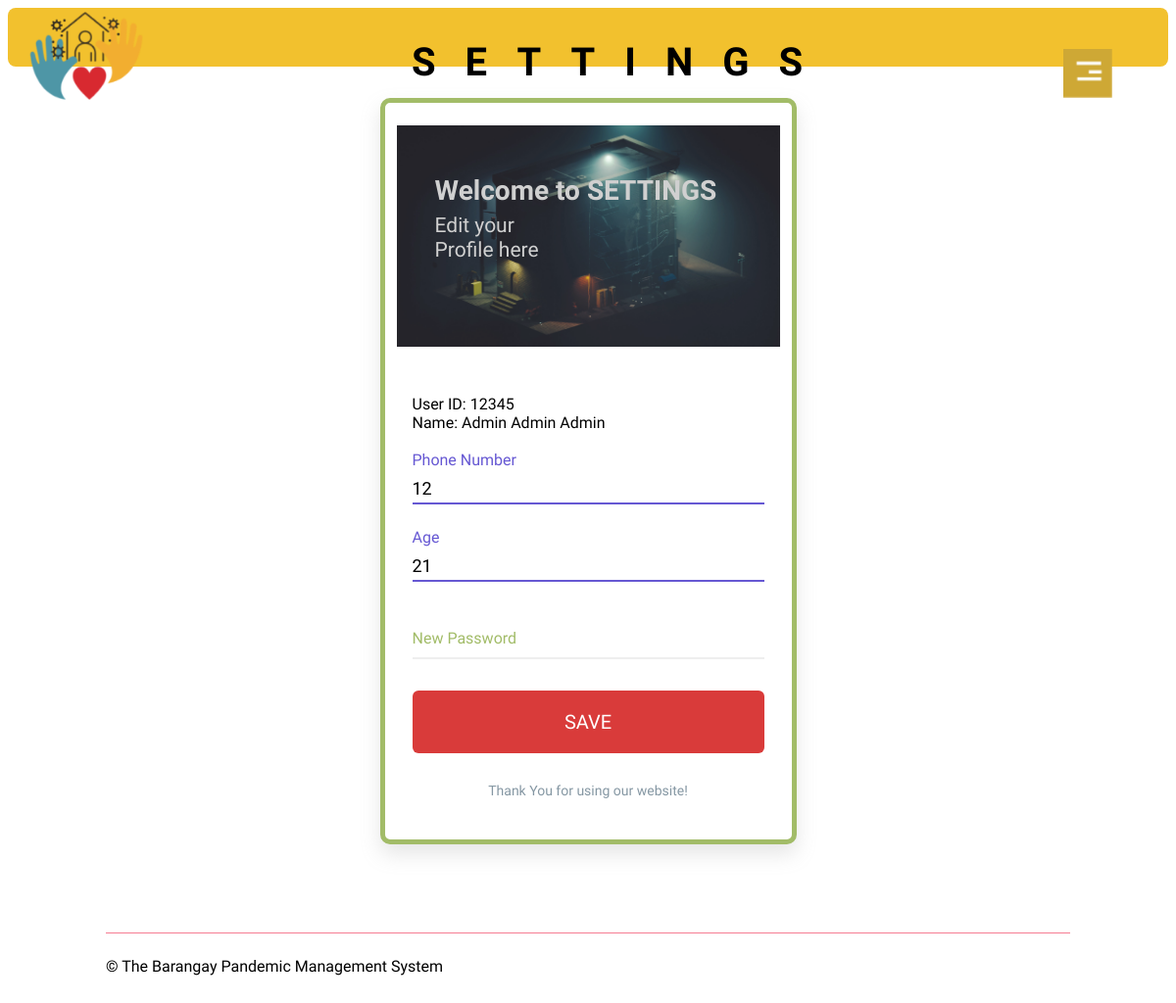
Page /settings.php (signed in) on the committed database.
### tables this page shows
CREATE TABLE `users` (
  `Fname` varchar(50) NOT NULL,
  `Mname` varchar(50) NOT NULL,
  `Lname` varchar(50) NOT NULL,
  `age` int(4) NOT NULL,
  `sex` varchar(10) NOT NULL,
  `purok` varchar(50) NOT NULL,
  `barangay` varchar(50) NOT NULL,
  `phonenum` varchar(100) NOT NULL,
  `userID` int(11) NOT NULL,
  `password` varchar(255) NOT NULL,
  `fullname` varchar(255) NOT NULL,
  `role` varchar(10) NOT NULL
);

### session.php (called while the page is built, shortened)
<?php
	require 'Connection/db_conn.php';
	$query = $conn->query("SELECT * FROM `users` WHERE `userID` = '$_SESSION[userID]'") or die(mysqli_error());
	$fetch = $query->fetch_array();
	$userID2 = $fetch['userID'];
	$fullname = $fetch['fullname'];
?>

### settings.php (the view, shortened to what this page needs)
<!DOCTYPE html>
<?php
    require 'session.php';
?>
<html>
<head>
    <link rel="stylesheet" href="settings.css">
</head>
<body>
    <div class="header-box">
            <img src="images/logo1.png" class="logo">
            <div class="Ayuda">
                <h1>SETTINGS</h1>
            </div>
        </div>
    <div class="container">
    <div class="card">
        <div class="card-image">
            <h2 class="card-heading">
                Welcome to SETTINGS
                <small>Edit your <br>Profile here</small>
            </h2>
        </div>
        <?php
                        $query = $conn->query("SELECT * FROM `users` WHERE `userID` = '$_SESSION[userID]'") or die(mysqli_error());
                        $fetch = $query->fetch_array();
                    ?>
        <form  method="POST" class="card-form" >
            <div>
            <label>User ID: </label><label><?php echo $userID2?></td></label><br>
            <label>Name: </label><label><?php echo $fullname?></td></label><br><br>
            </div>
            <div class="input">
                <input type="text" value = "<?php echo $fetch['phonenum']?>" name="phonenum" class="input-field" required/>
                <label class="input-label">Phone Number</label>
            </div>
                        <div class="input">
                <input type="text" value = "<?php echo $fetch['age']?>" name="age" class="input-field" required/>
                <label class="input-label">Age</label>
            </div>
            <div class="input">
                <input type="text" name="newpassword" class="input-field" required/>
                <label class="input-label">New Password</label>
            </div>
            <div class="action">
                <input type="submit" name="submit" class="action-button" value="SAVE">
            </div>
        </form>
        <div class="card-info">
            <p>Thank You for using our website!</p>
        </div>
    </div>
</div>
    <img src="images/menu.png" id="menu">
<section id="footer">
    <div class="container footer-row">
        <hr>
        <div class="footer-left-col">
            <p>© The Barangay Pandemic Management System</p>
        </div>
    </div>
</section>
</body>
</html>

### settings.css (style rules this page uses)
* { padding: 0; font-family: alata; }
.logo { width: 120px; margin-top: 0px; margin-left: 20px; }
.header-box { background-size: cover; height: 60px; background-color: #F2C12E; border-radius: 8px; }
.container { margin-right: 100px; margin-left: 100px; }
.Ayuda { width: 30%; position: absolute; left: 50%; top: 6%; transform: translate(-50%, -50%); font-size: 20px; letter-spacing: 30px; }
#menu { width: 50px; position: fixed; right: 65px; top: 50px; z-index: 2; cursor: pointer; }
#footer { padding: 50px 0 30px; }
hr { width: 100%; border: 0; border-top: 1px solid #f67c92; }
.footer-row { display: flex; align-items: center; justify-content: space-between; flex-wrap: wrap; }
.footer-left-col { flex-basis: 50%; }
*, *:after, *:before { box-sizing: border-box; }
.card { margin: 2rem auto; display: flex; flex-direction: column; width: 100%; max-width: 425px; background-color: #FFF; border: 5px solid #A2BC68; border-radius: 10px; box-shadow: 0 10px 20px 0 rgba(155, 155, 155, 0.25); padding: 0.75rem; }
.card-image { border-radius: 8px; overflow: hidden; padding-bottom: 65%; background-image: url(images/wall.jpg); background-repeat: no-repeat; background-size: 100%; background-position: 120% 40%; opacity: 90%; position: relative; }
.card-heading { position: absolute; left: 10%; top: 15%; right: 10%; font-size: 1.75rem; font-weight: 700; color: #ccc; line-height: 1.222; }
.card-heading small { display: block; font-size: 0.75em; font-weight: 400; margin-top: 0.25em; }
.card-form { padding: 2rem 1rem 0; }
.input { display: flex; flex-direction: column-reverse; position: relative; padding-top: 1.5rem; }
.input + .input { margin-top: 1.5rem; }
.input-label { color: #A2BC68; position: absolute; top: 1.5rem; transition: 0.25s ease; }
.input-field { border: 0; z-index: 1; background-color: transparent; border-bottom: 2px solid #eee; font: inherit; font-size: 1.125rem; padding: 0.25rem 0; }
.input-field:focus, .input-field:valid { outline: 0; border-bottom-color: #6658d3; }
.input-field:focus + .input-label, .input-field:valid + .input-label { color: #6658d3; transform: translateY(-1.5rem); }
.action { margin-top: 2rem; }
.action-button { font: inherit; font-size: 1.25rem; padding: 1em; width: 100%; font-weight: 500; background-color: #D93B3A; border-radius: 6px; color: #FFF; border: 0; }
.card-info { padding: 1rem 1rem; text-align: center; font-size: 0.875rem; color: #8597a3; }

### rows in the picture
users: userID "12345", fullname "Admin Admin Admin", phonenum "12", age "21"
